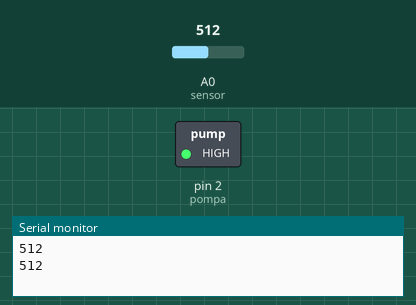
Recording of a sketch running on a simulated Arduino Uno, built with avr-gcc and run on an emulated ATmega328P. Parts: switched loads named in the sketch (green lamp = pin HIGH), the last lines printed to the serial monitor. The test bench sets the inputs (shaded band); at power-on: A0 (sensor) = 512.

Above: at 1.8 s.
1.9 s: A0 (sensor) set to 318
3.4 s: A0 (sensor) set to 287
At 4.5 s:
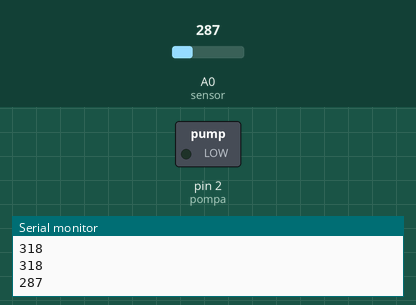
5.5 s: A0 (sensor) set to 332
7.2 s: A0 (sensor) set to 363
At 8.8 s:
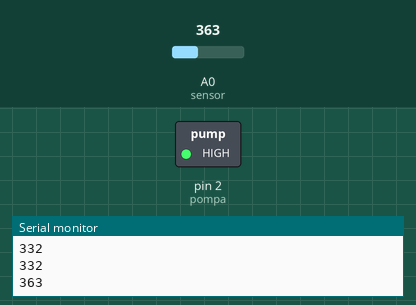
9.5 s: A0 (sensor) set to 290
At 10.4 s:
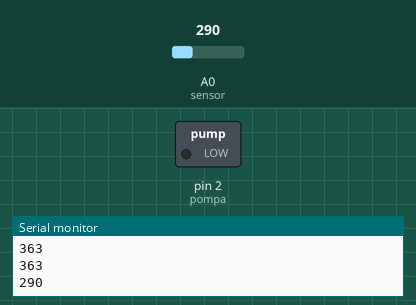
Timing chart, 0 to 12.5 s (numbered marks = the images above; inputs shaded):
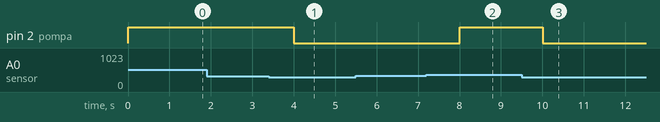

The sketch:

moisture.ino
```cpp
// https://duwiarsana.com/membuat-penyiram-tanaman-otomatis/
int pompa = 2;

void setup() {
  // put your setup code here, to run once:
Serial.begin(9600);
pinMode(pompa,OUTPUT);
}

void loop() {
  // put your main code here, to run repeatedly:
  int NilaiSensor = analogRead(A0); // inisialisasi pin moisture sensor di pin A0
  Serial.println(NilaiSensor);
  if (NilaiSensor >= 350)
  digitalWrite(pompa,HIGH);
  else if (NilaiSensor <= 300)
  digitalWrite(pompa,LOW);
  delay(1000);
}
```

Measured:
- the behaviour switches between 301 and 300 on A0 (sensor) (found by bisection; images 0 and 1)
- the behaviour switches between 349 and 350 on A0 (sensor) (found by bisection; images 1 and 2)
- after the input at 3.4 s, pin 2 (pompa): HIGH → LOW after 0.60 s
- after the input at 7.2 s, pin 2 (pompa): LOW → HIGH after 0.80 s
- after the input at 9.5 s, pin 2 (pompa): HIGH → LOW after 0.50 s
